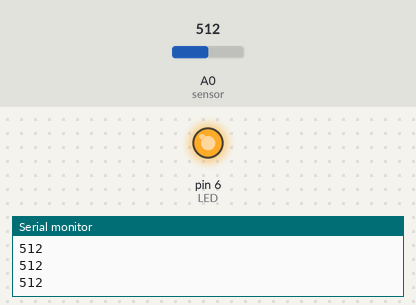
Bench run of a sketch on a simulated Arduino Uno, built with avr-gcc and run on an emulated ATmega328P. Shown: output pins drawn as LEDs (lit = HIGH), the last lines printed to the serial monitor. The test bench sets the inputs (shaded band); at power-on: A0 (sensor) = 512.

Above: at 1.2 s.
1.3 s: A0 (sensor) set to 789
2.8 s: A0 (sensor) set to 819
At 3.8 s:
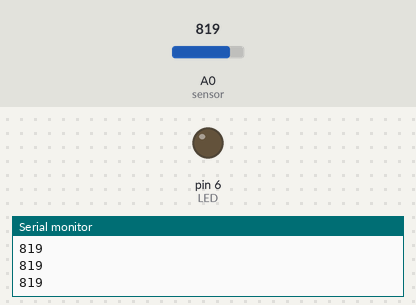
4.3 s: A0 (sensor) set to 790
At 5.2 s:
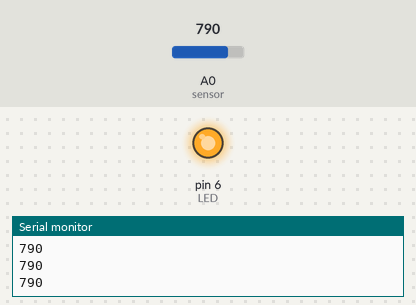
5.8 s: A0 (sensor) set to 810
At 6.7 s:
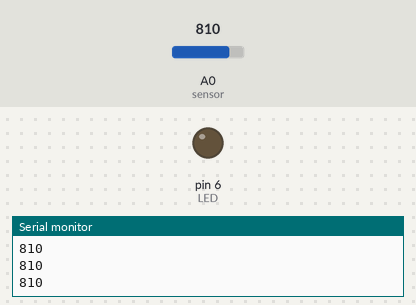
Timing chart, 0 to 8.3 s (numbered marks = the images above; inputs shaded):
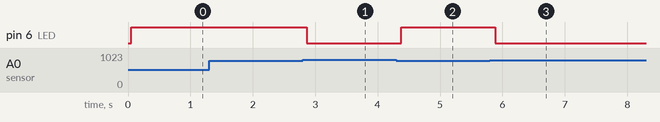

The sketch:

Ex4_Burglar_alarm.ino
```cpp
// Burglar alarm  //
int LED=6;
int sensor=A0;
int sensor_value;

void setup() {
pinMode(LED,OUTPUT);
pinMode(sensor,INPUT);
Serial.begin(9600);
}

void loop() {
sensor_value=analogRead(sensor);
Serial.println(sensor_value);
delay(50);

if (sensor_value<800)
{digitalWrite(LED,HIGH);}

if (sensor_value>800)
{digitalWrite(LED,LOW);}

}
```

Measured:
- the behaviour switches between 800 and 801 on A0 (sensor) (found by bisection; images 0 and 1)
- after the input at 2.8 s, pin 6 (LED): HIGH → LOW after 0.07 s
- after the input at 4.3 s, pin 6 (LED): LOW → HIGH after 0.08 s
- after the input at 5.8 s, pin 6 (LED): HIGH → LOW after 0.08 s
